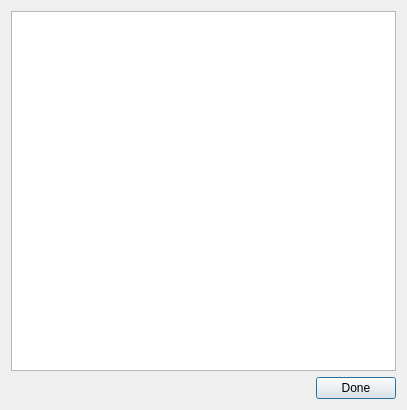
<?xml version="1.0" encoding="UTF-8"?>
<ui version="4.0">
 <class>DlgPlugins</class>
 <widget class="QDialog" name="DlgPlugins">
  <property name="geometry">
   <rect>
    <x>0</x>
    <y>0</y>
    <width>407</width>
    <height>410</height>
   </rect>
  </property>
  <property name="windowTitle">
   <string>Dialog</string>
  </property>
  <layout class="QVBoxLayout" name="verticalLayout">
   <item>
    <layout class="QFormLayout" name="layoutFormPlugins"/>
   </item>
   <item>
    <widget class="QTextBrowser" name="txtOutput"/>
   </item>
   <item>
    <layout class="QHBoxLayout" name="horizontalLayout">
     <item>
      <spacer name="horizontalSpacer">
       <property name="orientation">
        <enum>Qt::Horizontal</enum>
       </property>
       <property name="sizeHint" stdset="0">
        <size>
         <width>40</width>
         <height>20</height>
        </size>
       </property>
      </spacer>
     </item>
     <item>
      <widget class="QPushButton" name="btnDone">
       <property name="toolTip">
        <string>Close this window</string>
       </property>
       <property name="text">
        <string>Done</string>
       </property>
      </widget>
     </item>
    </layout>
   </item>
  </layout>
 </widget>
 <resources/>
 <connections/>
</ui>
